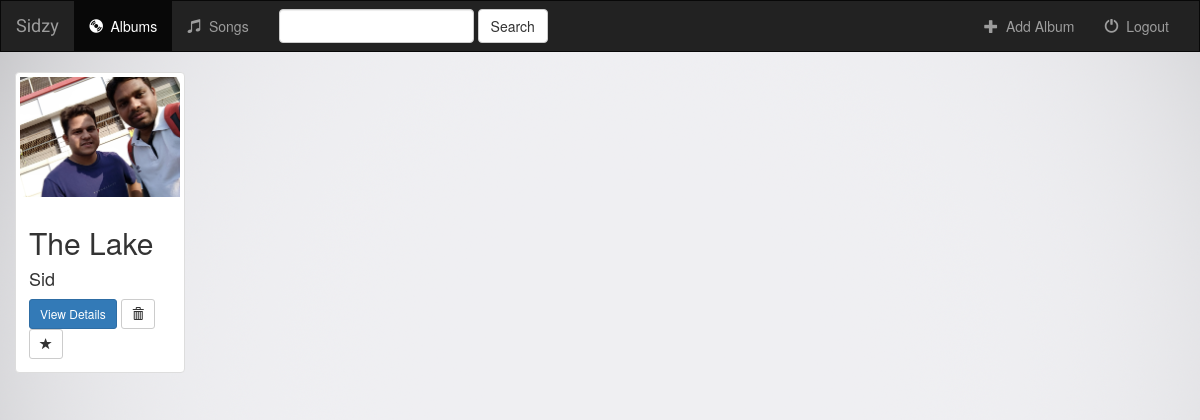
Page /music/ on the earlier database version.
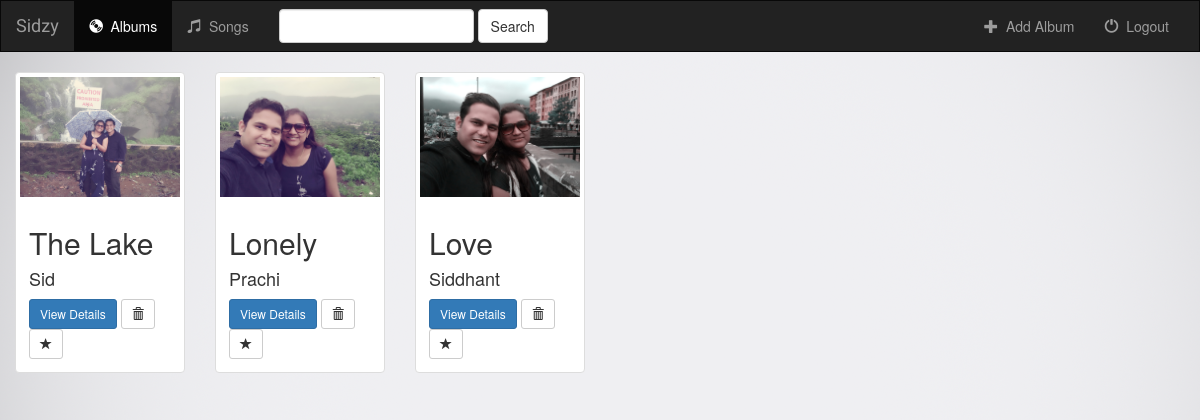
Same page on the later database version.
### music/models.py (models this page shows, shortened)
class Album(models.Model):
    artist = models.CharField(max_length=250)
    album_title = models.CharField(max_length=500)
    genre = models.CharField(max_length=100)
    album_logo = models.FileField()

### music/views.py (the view)
class IndexView(generic.ListView):
    template_name = 'music/index.html'
    context_object_name = 'all_albums'
    def get_queryset(self):
        return Album.objects.all()

### music/templates/music/index.html (shortened to what this page needs)
{% extends "music/base.html" %}
{% block body %}
    <div class="albums-container container-fluid">
        <div class="row">
            {% for album in all_albums %}
                <div class="col-sm-4 col-lg-2">
                    <div class="thumbnail">
                        <a href="{% url 'music:detail' album.id %}">
                            <img src="{{ album.album_logo.url }}" class="img-responsive"/>
                        </a>
                        <div class="caption">
                            <h2>{{ album.album_title }}</h2>
                            <h4>{{ album.artist }}</h4>
                            <a href="{% url 'music:detail' album.id %}" class="btn btn-primary btn-sm" role="button">View Details</a>
                            <form action="{% url 'music:album-delete' album.id %}" method="POST" style="display: inline;">
                                <button type="submit" class="btn btn-default btn-sm">
                                    <span class="glyphicon glyphicon-trash"></span>
                                </button>
                            </form>
                            <a href="#" class="btn btn-default btn-sm btn-favorite">
                                <span class="glyphicon glyphicon-star" ></span>
                            </a>
                        </div>
                    </div>
                </div>
            {% endfor %}
        </div>
    </div>
{% endblock body %}

### music/templates/music/base.html (shortened to what this page needs)
<!DOCTYPE html>
<html lang="en">
<head>
    {% load staticfiles %}
    <link rel="stylesheet" href="https://maxcdn.bootstrapcdn.com/bootstrap/3.3.6/css/bootstrap.min.css">
    <link rel="stylesheet" type="text/css" href="{% static 'music/style.css' %}" />
</head>
<body>
    <nav class="navbar navbar-inverse">
        <div class="container-fluid">
            <div class="navbar-header">
                <a class="navbar-brand" href="{% url 'music:index' %}">Sidzy</a>
            </div>
            <div class="collapse navbar-collapse" id="topNavBar">
                <ul class="nav navbar-nav">
                    <li class="active">
                        <a href="{% url 'music:index' %}">
                            <span class="glyphicon glyphicon-cd" aria-hidden="true"></span>&nbsp; Albums
                        </a>
                    </li>
                    <li class="">
                        <a href="{% url 'music:index' %}">
                            <span class="glyphicon glyphicon-music" aria-hidden="true"></span>&nbsp; Songs
                        </a>
                    </li>
                </ul>
                <form class="navbar-form navbar-left" role="search" method="GET" action="#">
                    <div class="form-group">
                        <input type="text" class="form-control" name="q" value="" />
                    </div>
                    <button type="submit" class="btn btn-default">Search</button>
                </form>
                <ul class="nav navbar-nav navbar-right">
                    <li class="">
                        <a href="{% url 'music:album-add' %}">
                            <span class="glyphicon glyphicon-plus" aria-hidden="true"></span>&nbsp; Add Album
                        </a>
                    </li>
                    <li class="">
                        <a href="{% url 'music:index' %}">
                            <span class="glyphicon glyphicon-off" aria-hidden="true"></span>&nbsp; Logout
                        </a>
                    </li>
                </ul>
            </div>
        </div>
    </nav>
    {% block body %}
    {% endblock body %}
</body>
</html>

### music/static/music/style.css (style rules this page uses)
body { background: white url("images/background.png"); }
.navbar { border-radius: 0; }
.navbar-brand { font-family: 'Satisfy' , cursive; }

Differences in the rows shown:
changed Album "The Lake": album_logo: a different picture
added Album: album_logo (picture), album_title "Lonely", artist "Prachi"
added Album: album_logo (picture), album_title "Love", artist "Siddhant"
